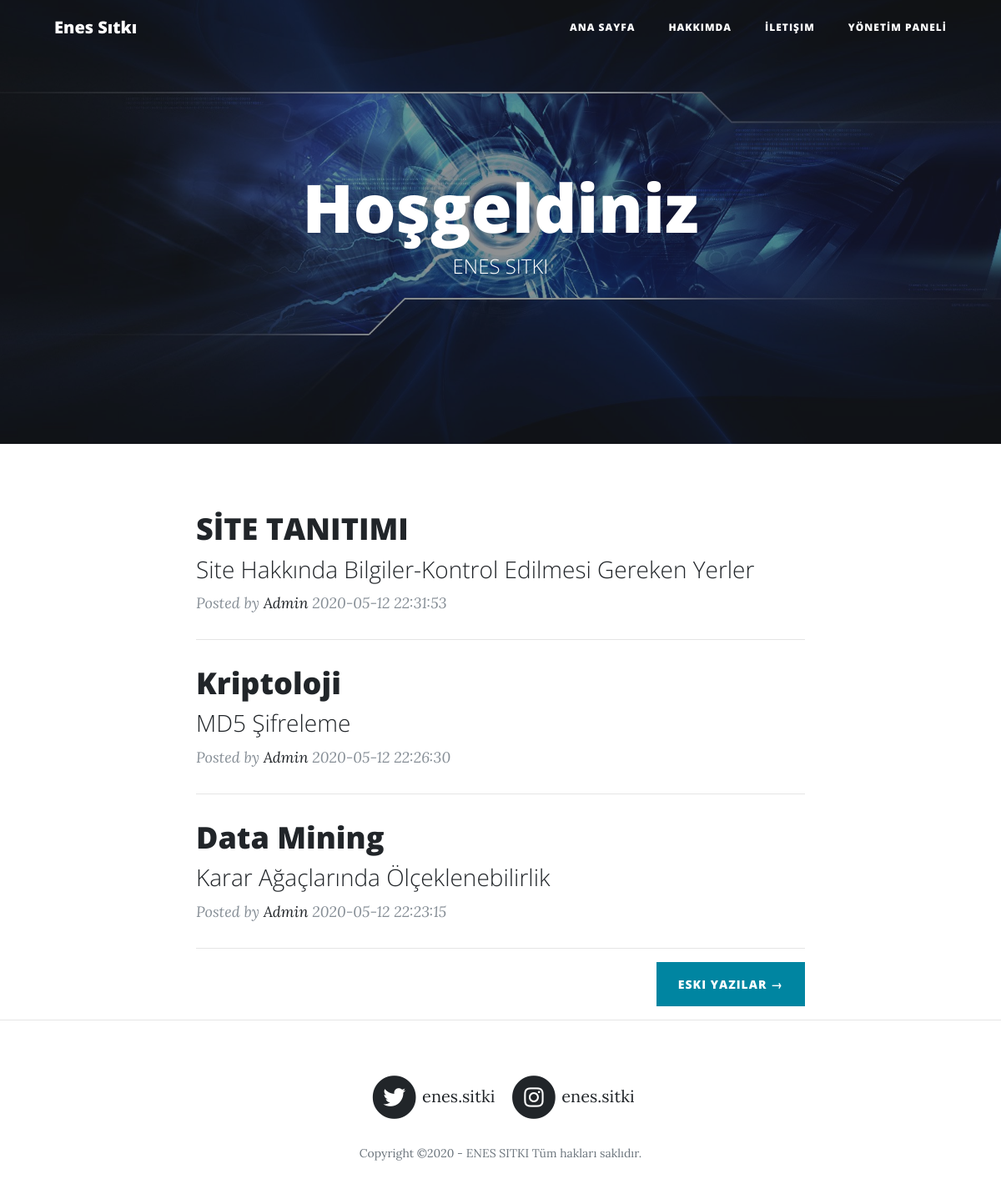
The page / on the database its author committed.
### tables this page shows
CREATE TABLE `blog` (
  `id` int(11) NOT NULL,
  `baslik` varchar(100) NOT NULL,
  `alt_baslik` varchar(255) NOT NULL,
  `aciklama` text NOT NULL,
  `tarih` datetime NOT NULL DEFAULT current_timestamp(),
  `aktif` int(1) NOT NULL DEFAULT 0
);

### index.php (the view, shortened to what this page needs)
<?php require_once 'admin/pages/inc-fonksiyonlar.php';?>
<!DOCTYPE html>
<html lang="en">
<head>
  <link href="vendor/bootstrap/css/bootstrap.min.css" rel="stylesheet">
  <link href="vendor/fontawesome-free/css/all.min.css" rel="stylesheet" type="text/css">
  <link href="css/clean-blog.min.css" rel="stylesheet">
</head>
<body>
  <?php require 'includes/inc-menu.php';?>
  <header class="masthead" style="background-image: url('img/anasayfa.jpg')">
    <div class="overlay"></div>
    <div class="container">
      <div class="row">
        <div class="col-lg-8 col-md-10 mx-auto">
          <div class="site-heading">
            <h1>Hoşgeldiniz</h1>
            <span class="subheading">ENES SITKI</span>
          </div>
        </div>
      </div>
    </div>
  </header>
  <div class="container">
    <div class="row">
      <div class="col-lg-8 col-md-10 mx-auto">
        <?php
        $cek=$db->prepare("SELECT * FROM `blog` WHERE `aktif`=:aktif ORDER BY `id` DESC");
        $cek->bindValue(":aktif",1,PDO::PARAM_INT);
        $cek->execute();
        while($row=$cek->fetch(PDO::FETCH_ASSOC)){
        ?>
        <div class="post-preview">
          <a href="blog-detay.php?id=<?=$row['id']?>">
            <h2 class="post-title">
              <?= $row["baslik"] ?>
            </h2>
            <h3 class="post-subtitle">
              <?= $row["alt_baslik"] ?>
            </h3>
          </a>
          <p class="post-meta">Posted by
            <a href="#">Admin</a>
            <?= $row["tarih"] ?></p>
        </div>
        <hr>
        <?php } ?>
        <div class="clearfix">
          <a class="btn btn-primary float-right" href="#">Eski Yazılar &rarr;</a>
        </div>
      </div>
    </div>
  </div>
  <hr>
<?php require 'includes/inc-footer.php';?>
</body>
</html>

### includes/inc-menu.php (shortened to what this page needs)
<nav class="navbar navbar-expand-lg navbar-light fixed-top" id="mainNav">
    <div class="container">
      <a class="navbar-brand" href="index.php">Enes Sıtkı</a>
      <div class="collapse navbar-collapse" id="navbarResponsive">
        <ul class="navbar-nav ml-auto">
          <li class="nav-item">
            <a class="nav-link" href="index.php">Ana sayfa</a>
          </li>
          <li class="nav-item">
            <a class="nav-link" href="hakkimda.php">Hakkımda</a>
          </li>
          <li class="nav-item">
            <a class="nav-link" href="iletisim.php">İletişim</a>
          </li>
          <li class="nav-item">
            <a class="nav-link" href="admin/pages/index.php">YÖNETİM PANELİ</a>
          </li>
        </ul>
      </div>
    </div>
  </nav>

### includes/inc-footer.php
<footer>
  <div class="container">
    <div class="row">
      <div class="col-lg-8 col-md-10 mx-auto">
        <ul class="list-inline text-center">
          <li class="list-inline-item">
            <a href="#">
              <span class="fa-stack fa-lg">
                <i class="fas fa-circle fa-stack-2x"></i>
                <i class="fab fa-twitter fa-stack-1x fa-inverse"></i>
                <a href="https://www.twitter.com/enessitkii/">enes.sitki</a>
              </span>
            </a>
          </li>
          <li class="list-inline-item">
            <a href="#">
              <span class="fa-stack fa-lg">
                <i class="fas fa-circle fa-stack-2x"></i>
                <i class="fab fa-instagram fa-stack-1x fa-inverse"></i>
                <a href="https://www.instagram.com/enes.sitki/">enes.sitki</a>
              </span>
            </a>
          </li>
        </ul>
        <p class="copyright text-muted">Copyright &copy;2020 - ENES SITKI Tüm hakları saklıdır.</p>
      </div>
    </div>
  </div>
</footer>

### rows shown on the page
blog: baslik "SİTE TANITIMI", alt_baslik "Site Hakkında Bilgiler-Kontrol Edilmesi Gereken Yerler", tarih "2020-05-12 22:31:53"
blog: baslik "Kriptoloji", alt_baslik "MD5 Şifreleme", tarih "2020-05-12 22:26:30"
blog: baslik "Data Mining", alt_baslik "Karar Ağaçlarında Ölçeklenebilirlik", tarih "2020-05-12 22:23:15"
